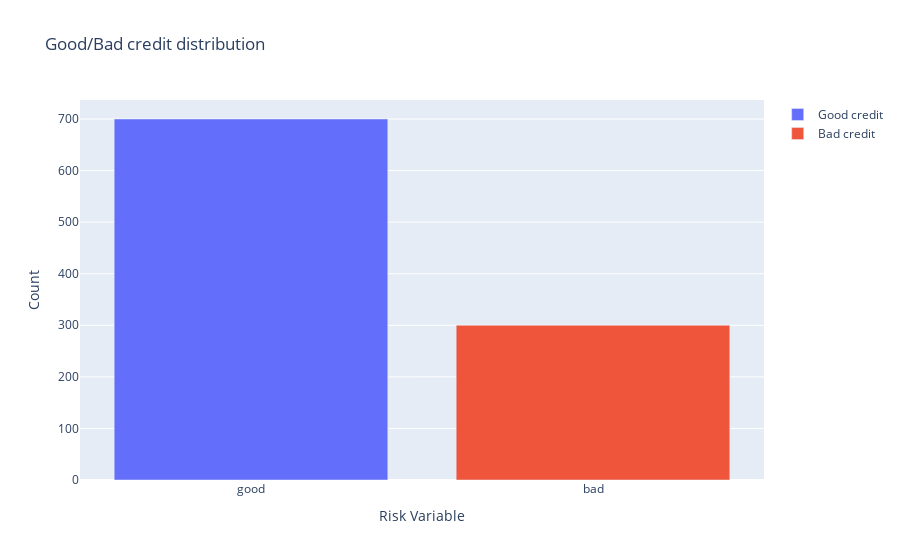

Notebook cell for this chart:
### Markdown cell above
#  Below Visualization Give us Idea on Good and Bad Customers in training set

### Code cell
# Univariet analysis for Good vs Bad credit.

tr0 = go.Bar(
            x = df_credit[df_credit["Risk"]== 'good']["Risk"].value_counts().index.values,
            y = df_credit[df_credit["Risk"]== 'good']["Risk"].value_counts().values,
            name='Good credit'
    )

tr1 = go.Bar(
            x = df_credit[df_credit["Risk"]== 'bad']["Risk"].value_counts().index.values,
            y = df_credit[df_credit["Risk"]== 'bad']["Risk"].value_counts().values,
            name='Bad credit'
    )

data = [tr0, tr1]

layout = go.Layout(
    
)

layout = go.Layout(
    yaxis=dict(
        title='Count'
    ),
    xaxis=dict(
        title='Risk Variable'
    ),
    title='Good/Bad credit distribution'
)

fig = go.Figure(data=data, layout=layout)

py.iplot(fig, filename='grouped-bar')

### Figure 1 — Plotly figure (JSON) as saved in the notebook; plotly's stock layout.template omitted (floating-point values rounded to 4 significant figures)
{"data": [{"name": "Good credit", "type": "bar", "x": ["good"], "y": [700]}, {"name": "Bad credit", "type": "bar", "x": ["bad"], "y": [300]}], "layout": {"title": {"text": "Good/Bad credit distribution"}, "xaxis": {"title": {"text": "Risk Variable"}}, "yaxis": {"title": {"text": "Count"}}}}
